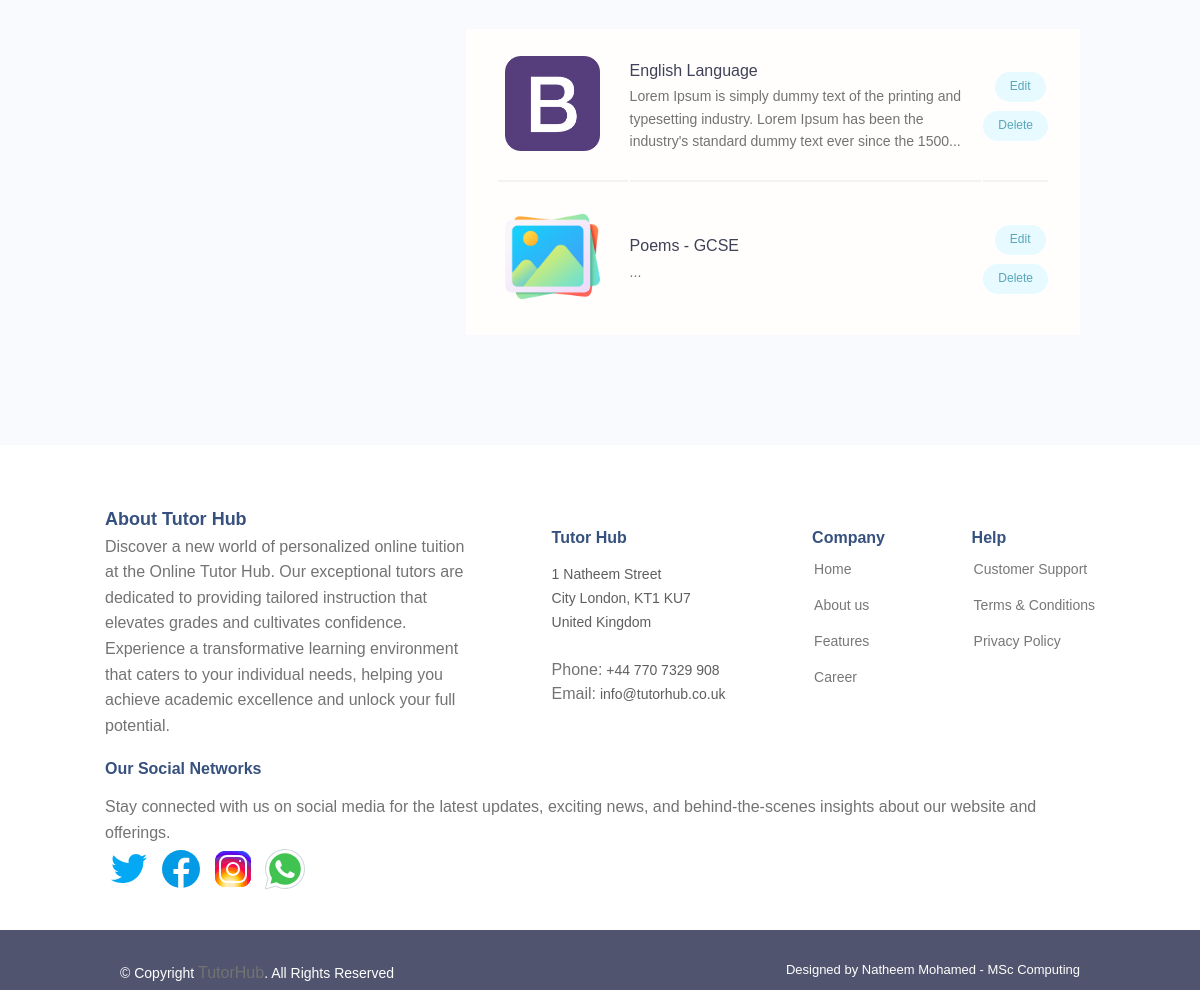
Before: /tutor-account/ (signed in, lower part) with the older database file.
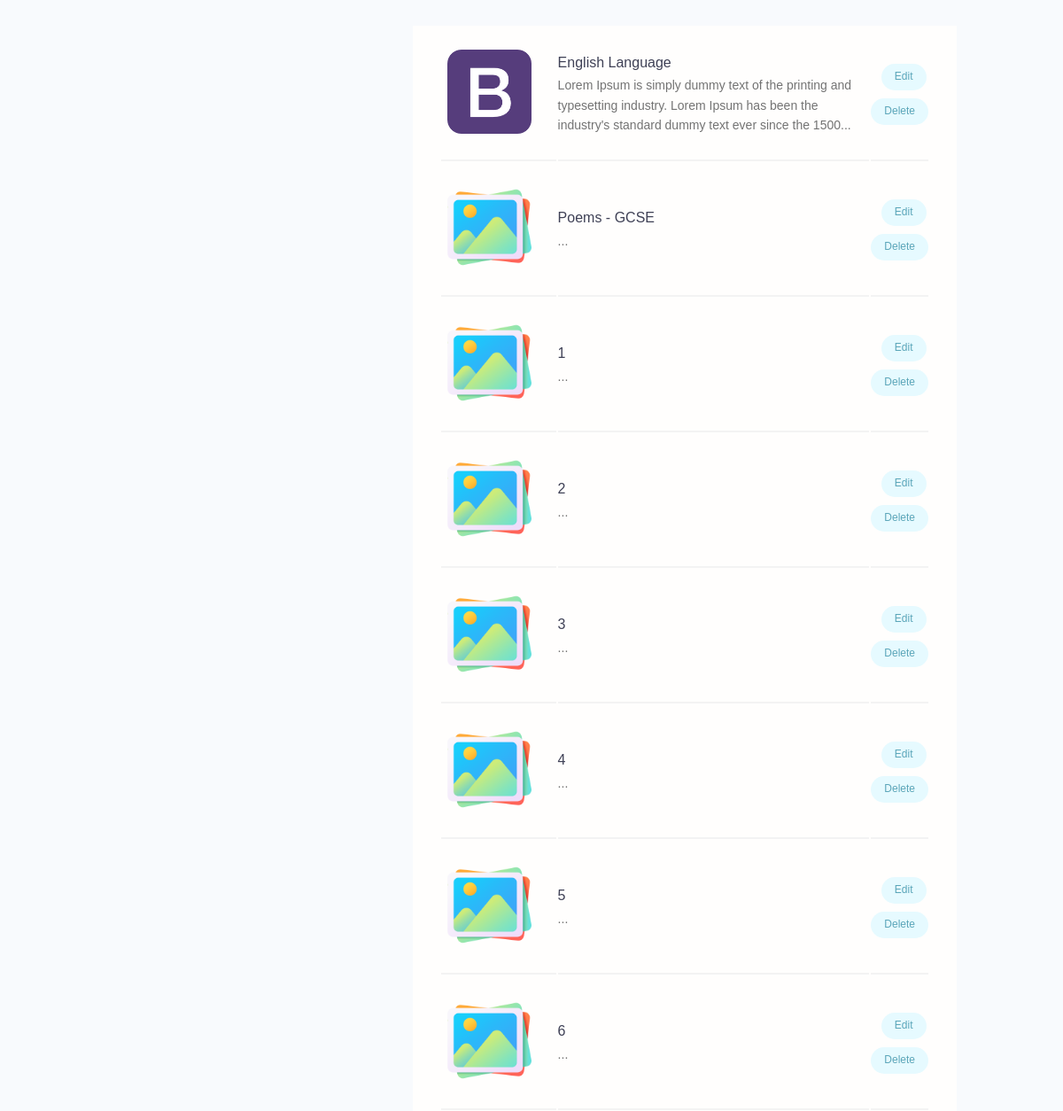
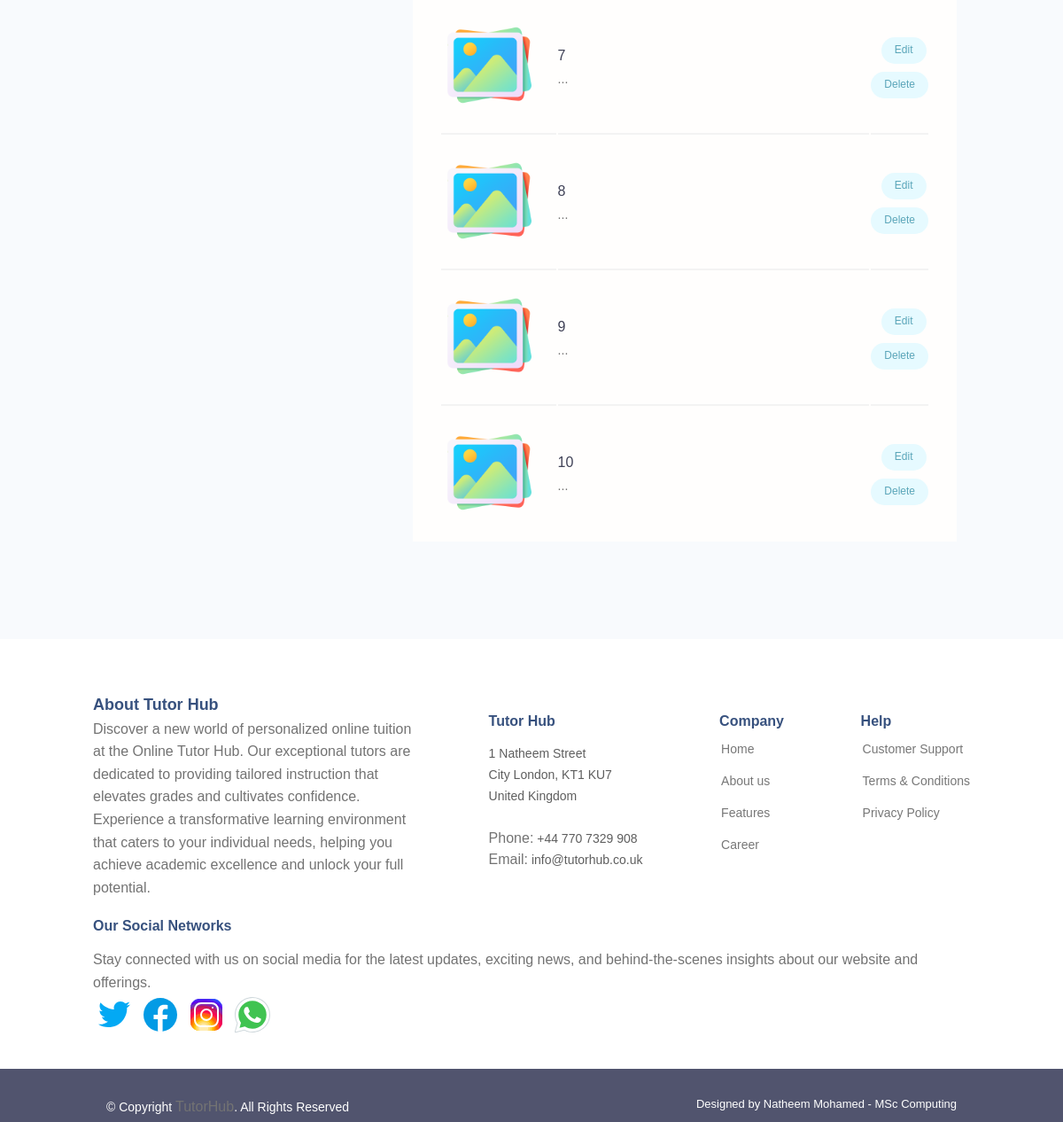
After: the same page with the newer database file (2 pictures, top to bottom).
### subjects/models.py (models this page shows, shortened)
class Subject(models.Model):
    owner = models.ForeignKey(TutorProfile, null=True, blank=True, on_delete=models.SET_NULL)
    id = models.UUIDField(default=uuid.uuid4, unique=True, primary_key=True, editable=False)
    title = models.CharField(max_length=200)
    description = models.TextField(null=True, blank=True)
    subject_image = models.ImageField(null=True, blank=True, upload_to='subject-image/' ,default="default-image/default-img.png")
    tags = models.ManyToManyField('Tag', blank=True)
    vote_total = models.IntegerField(default=0, null=True, blank=True)
    vote_ratio = models.IntegerField(default=0, null=True, blank=True)
    created = models.DateTimeField(auto_now_add=True)
    class Meta:
        ordering = ['created']

### userprofile/views.py (the view)
# urls.py: path('tutor-account/', views.tutorAccount, name="tutor-account"),
@login_required(login_url='login')
def tutorAccount(request):
    account = request.user.tutorprofile
    teachings = account.mainsubjskill_set.all()
    subjects = account.subject_set.all()
    context = {'account': account, 'teachings': teachings, 'subjects': subjects}
    return render(request, 'userprofile/tutor-account.html', context)

### userprofile/templates/userprofile/tutor-account.html (shortened to what this page needs)
{% extends 'main.html' %}
{% block content %}
<main class="settingsPage profile my-md">
    <div class="container">
      <div class="layout">
        <div class="column column--1of3">
        </div>
        <div class="column column--2of3">
          <table class="settings__table">
            {% for subject in subjects %}
            <tr>
              <td class="settings__thumbnail">
                <a href="{% url 'subject' subject.id %}"><img src="{{subject.subject_image.url}}" alt="Project Thumbnail" /></a>
              </td>
              <td class="settings__tableInfo">
                <a href="{% url 'subject' subject.id %}">{{subject.title}}</a>
                <p>{{subject.description | slice:"150"}}...</p>
              </td>
              <td class="settings__tableActions">
                <a class="tag tag--pill tag--main settings__btn" href="{% url 'edit-subject' subject.id %}"> Edit</a>
                <a class="tag tag--pill tag--main settings__btn" href="{% url 'delete-subject' subject.id %}">
                  Delete</a>
              </td>
            </tr>
            {% endfor %}
          </table>
        </div>
      </div>
    </div>
  </main>
{% endblock content  %}

Changed rows visible on the page:
added Subject: subject_image (placeholder picture), title "1"
added Subject: subject_image (placeholder picture), title "2"
added Subject: subject_image (placeholder picture), title "3"
added Subject: subject_image (placeholder picture), title "4"
added Subject: subject_image (placeholder picture), title "5"
added Subject: subject_image (placeholder picture), title "6"
added Subject: subject_image (placeholder picture), title "7"
added Subject: subject_image (placeholder picture), title "8"
added Subject: subject_image (placeholder picture), title "9"
added Subject: subject_image (placeholder picture), title "10"
